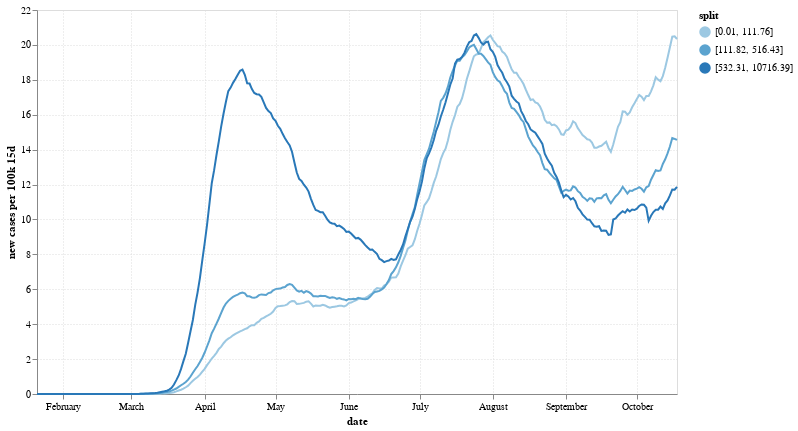

The notebook cell saved with this chart:
### Code cell
make_line_timeseries(
    nyt_df, 
    info_df, 
    y='new_cases_per_100k_15d', 
    splits=3,
    split_on='pop_density', 
    equal_pop=True)

### Figure 1 — Vega-Lite specification as saved in the notebook (floating-point values rounded to 4 significant figures; data arrays with more than 128 entries replaced by an {"elided": "..."} marker saying what was removed)
{"config": {"view": {"continuousWidth": 400, "continuousHeight": 300}, "axis": {"gridDash": [1, 2]}}, "layer": [{"mark": "line", "encoding": {"color": {"type": "ordinal", "field": "split"}, "x": {"type": "temporal", "field": "date"}, "y": {"type": "quantitative", "field": "new_cases_per_100k_15d", "title": "new cases per 100k 15d"}}}, {"mark": "point", "encoding": {"opacity": {"value": 0}, "x": {"type": "temporal", "field": "date"}}, "selection": {"selector023": {"type": "single", "nearest": true, "on": "mouseover", "fields": ["date"], "empty": "none"}}}, {"mark": "point", "encoding": {"color": {"type": "ordinal", "field": "split"}, "opacity": {"condition": {"value": 1, "selection": "selector023"}, "value": 0}, "x": {"type": "temporal", "field": "date"}, "y": {"type": "quantitative", "field": "new_cases_per_100k_15d", "title": "new cases per 100k 15d"}}}, {"mark": {"type": "rule", "color": "gray"}, "encoding": {"size": {"value": 1}, "x": {"type": "temporal", "field": "date"}}, "transform": [{"filter": {"selection": "selector023"}}]}, {"mark": {"type": "text", "align": "left", "dx": 5, "dy": -5, "stroke": "white", "strokeWidth": 3}, "encoding": {"color": {"type": "ordinal", "field": "split"}, "text": {"condition": {"type": "quantitative", "field": "new_cases_per_100k_15d", "format": ".1f", "selection": "selector023"}, "value": " "}, "x": {"type": "temporal", "field": "date"}, "y": {"type": "quantitative", "field": "new_cases_per_100k_15d", "title": "new cases per 100k 15d"}}}, {"mark": {"type": "text", "align": "left", "dx": 5, "dy": -5}, "encoding": {"color": {"type": "ordinal", "field": "split"}, "text": {"condition": {"type": "quantitative", "field": "new_cases_per_100k_15d", "format": ".1f", "selection": "selector023"}, "value": " "}, "x": {"type": "temporal", "field": "date"}, "y": {"type": "quantitative", "field": "new_cases_per_100k_15d", "title": "new cases per 100k 15d"}}}], "data": {"name": "data-fe38efd2a708eed665d8b438ba16ea7e"}, "height": 384, "width": 640, "$schema": "https://vega.github.io/schema/vega-lite/v4.8.1.json", "datasets": {"data-fe38efd2a708eed665d8b438ba16ea7e": {"elided": "816 records"}}}
